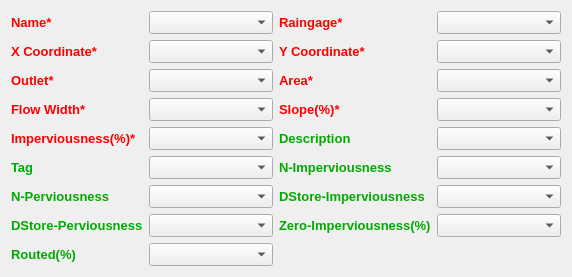
            <widget class="QWidget" name="scrollAreaWidgetContents_5">
             <property name="geometry">
              <rect>
               <x>0</x>
               <y>0</y>
               <width>572</width>
               <height>264</height>
              </rect>
             </property>
             <layout class="QGridLayout" name="gridLayout_6">
              <item row="1" column="2">
               <widget class="QLabel" name="label_36">
                <property name="font">
                 <font>
                  <pointsize>10</pointsize>
                  <weight>75</weight>
                  <bold>true</bold>
                 </font>
                </property>
                <property name="styleSheet">
                 <string notr="true">color:rgb(255, 0, 0)</string>
                </property>
                <property name="text">
                 <string>Raingage*</string>
                </property>
               </widget>
              </item>
              <item row="1" column="3">
               <widget class="QComboBox" name="comboSubCathmentRaingage">
                <property name="font">
                 <font>
                  <pointsize>10</pointsize>
                  <weight>50</weight>
                  <bold>false</bold>
                 </font>
                </property>
               </widget>
              </item>
              <item row="1" column="1">
               <widget class="QComboBox" name="comboSubCathmentName">
                <property name="font">
                 <font>
                  <pointsize>10</pointsize>
                  <weight>50</weight>
                  <bold>false</bold>
                 </font>
                </property>
               </widget>
              </item>
              <item row="7" column="2">
               <widget class="QLabel" name="label_48">
                <property name="font">
                 <font>
                  <pointsize>10</pointsize>
                  <weight>75</weight>
                  <bold>true</bold>
                 </font>
                </property>
                <property name="styleSheet">
                 <string notr="true">color:rgb(255, 0, 0)</string>
                </property>
                <property name="text">
                 <string>Slope(%)*</string>
                </property>
               </widget>
              </item>
              <item row="3" column="2">
               <widget class="QLabel" name="label_38">
                <property name="font">
                 <font>
                  <pointsize>10</pointsize>
                  <weight>75</weight>
                  <bold>true</bold>
                 </font>
                </property>
                <property name="styleSheet">
                 <string notr="true">color:rgb(255, 0, 0)</string>
                </property>
                <property name="text">
                 <string>Y Coordinate*</string>
                </property>
               </widget>
              </item>
              <item row="3" column="3">
               <widget class="QComboBox" name="comboSubCathmentY">
                <property name="font">
                 <font>
                  <pointsize>10</pointsize>
                  <weight>50</weight>
                  <bold>false</bold>
                 </font>
                </property>
               </widget>
              </item>
              <item row="10" column="3">
               <widget class="QComboBox" name="comboSubCathmentDescription">
                <property name="font">
                 <font>
                  <pointsize>10</pointsize>
                  <weight>50</weight>
                  <bold>false</bold>
                 </font>
                </property>
               </widget>
              </item>
              <item row="5" column="3">
               <widget class="QComboBox" name="comboSubCathmentArea">
                <property name="font">
                 <font>
                  <pointsize>10</pointsize>
                  <weight>50</weight>
                  <bold>false</bold>
                 </font>
                </property>
               </widget>
              </item>
              <item row="7" column="3">
               <widget class="QComboBox" name="comboSubCathmentSlope">
                <property name="font">
                 <font>
                  <pointsize>10</pointsize>
                  <weight>50</weight>
                  <bold>false</bold>
                 </font>
                </property>
               </widget>
              </item>
              <item row="10" column="2">
               <widget class="QLabel" name="label_49">
                <property name="font">
                 <font>
                  <pointsize>10</pointsize>
                  <weight>75</weight>
                  <bold>true</bold>
                 </font>
                </property>
                <property name="styleSheet">
                 <string notr="true">color:rgb(0, 170, 0)</string>
                </property>
                <property name="text">
                 <string>Description</string>
                </property>
               </widget>
              </item>
              <item row="5" column="0">
               <widget class="QLabel" name="label_51">
                <property name="font">
                 <font>
                  <pointsize>10</pointsize>
                  <weight>75</weight>
                  <bold>true</bold>
                 </font>
                </property>
                <property name="styleSheet">
                 <string notr="true">color:rgb(255, 0, 0)</string>
                </property>
                <property name="text">
                 <string>Outlet*</string>
                </property>
               </widget>
              </item>
              <item row="5" column="2">
               <widget class="QLabel" name="label_50">
                <property name="font">
                 <font>
                  <pointsize>10</pointsize>
                  <weight>75</weight>
                  <bold>true</bold>
                 </font>
                </property>
                <property name="styleSheet">
                 <string notr="true">color:rgb(255, 0, 0)</string>
                </property>
                <property name="text">
                 <string>Area*</string>
                </property>
               </widget>
              </item>
              <item row="3" column="0">
               <widget class="QLabel" name="label_52">
                <property name="font">
                 <font>
                  <pointsize>10</pointsize>
                  <weight>75</weight>
                  <bold>true</bold>
                 </font>
                </property>
                <property name="styleSheet">
                 <string notr="true">color:rgb(255, 0, 0)</string>
                </property>
                <property name="text">
                 <string>X Coordinate*</string>
                </property>
               </widget>
              </item>
              <item row="3" column="1">
               <widget class="QComboBox" name="comboSubCathmentX">
                <property name="font">
                 <font>
                  <pointsize>10</pointsize>
                  <weight>50</weight>
                  <bold>false</bold>
                 </font>
                </property>
               </widget>
              </item>
              <item row="7" column="1">
               <widget class="QComboBox" name="comboSubCathmentFlowWidth">
                <property name="font">
                 <font>
                  <pointsize>10</pointsize>
                  <weight>50</weight>
                  <bold>false</bold>
                 </font>
                </property>
               </widget>
              </item>
              <item row="5" column="1">
               <widget class="QComboBox" name="comboSubCathmentOutlet">
                <property name="font">
                 <font>
                  <pointsize>10</pointsize>
                  <weight>50</weight>
                  <bold>false</bold>
                 </font>
                </property>
               </widget>
              </item>
              <item row="7" column="0">
               <widget class="QLabel" name="label_53">
                <property name="font">
                 <font>
                  <pointsize>10</pointsize>
                  <weight>75</weight>
                  <bold>true</bold>
                 </font>
                </property>
                <property name="styleSheet">
                 <string notr="true">color:rgb(255, 0, 0)</string>
                </property>
                <property name="text">
                 <string>Flow Width*</string>
                </property>
               </widget>
              </item>
              <item row="10" column="0">
               <widget class="QLabel" name="label_54">
                <property name="font">
                 <font>
                  <pointsize>10</pointsize>
                  <weight>75</weight>
                  <bold>true</bold>
                 </font>
                </property>
                <property name="styleSheet">
                 <string notr="true">color:rgb(255, 0, 0)</string>
                </property>
                <property name="text">
                 <string>Imperviousness(%)*</string>
                </property>
               </widget>
              </item>
              <item row="1" column="0">
               <widget class="QLabel" name="label_55">
                <property name="font">
                 <font>
                  <pointsize>10</pointsize>
                  <weight>75</weight>
                  <bold>true</bold>
                 </font>
                </property>
                <property name="styleSheet">
                 <string notr="true">color:rgb(255, 0, 0)</string>
                </property>
                <property name="text">
                 <string>Name*</string>
                </property>
               </widget>
              </item>
              <item row="10" column="1">
               <widget class="QComboBox" name="comboSubCathmentImpervious">
                <property name="font">
                 <font>
                  <pointsize>10</pointsize>
                  <weight>50</weight>
                  <bold>false</bold>
                 </font>
                </property>
               </widget>
              </item>
              <item row="11" column="0">
               <widget class="QLabel" name="label_62">
                <property name="font">
                 <font>
                  <pointsize>10</pointsize>
                  <weight>75</weight>
                  <bold>true</bold>
                 </font>
                </property>
                <property name="styleSheet">
                 <string notr="true">color:rgb(0, 170, 0)</string>
                </property>
                <property name="text">
                 <string>Tag</string>
                </property>
               </widget>
              </item>
              <item row="11" column="1">
               <widget class="QComboBox" name="comboSubCathmentTag">
                <property name="font">
                 <font>
                  <pointsize>10</pointsize>
                  <weight>50</weight>
                  <bold>false</bold>
                 </font>
                </property>
               </widget>
              </item>
              <item row="11" column="2">
               <widget class="QLabel" name="label_57">
                <property name="font">
                 <font>
                  <pointsize>10</pointsize>
                  <weight>75</weight>
                  <bold>true</bold>
                 </font>
                </property>
                <property name="styleSheet">
                 <string notr="true">color:rgb(0, 170, 0)</string>
                </property>
                <property name="text">
                 <string>N-Imperviousness</string>
                </property>
               </widget>
              </item>
              <item row="11" column="3">
               <widget class="QComboBox" name="comboSubCathmentNImpervious">
                <property name="font">
                 <font>
                  <pointsize>10</pointsize>
                  <weight>50</weight>
                  <bold>false</bold>
                 </font>
                </property>
               </widget>
              </item>
              <item row="13" column="0">
               <widget class="QLabel" name="label_56">
                <property name="font">
                 <font>
                  <pointsize>10</pointsize>
                  <weight>75</weight>
                  <bold>true</bold>
                 </font>
                </property>
                <property name="styleSheet">
                 <string notr="true">color:rgb(0, 170, 0)</string>
                </property>
                <property name="text">
                 <string>N-Perviousness</string>
                </property>
               </widget>
              </item>
              <item row="13" column="1">
               <widget class="QComboBox" name="comboSubCathmentNPerviousness">
                <property name="font">
                 <font>
                  <pointsize>10</pointsize>
                  <weight>50</weight>
                  <bold>false</bold>
                 </font>
                </property>
               </widget>
              </item>
              <item row="13" column="2">
               <widget class="QLabel" name="label_59">
                <property name="font">
                 <font>
                  <pointsize>10</pointsize>
                  <weight>75</weight>
                  <bold>true</bold>
                 </font>
                </property>
                <property name="styleSheet">
                 <string notr="true">color:rgb(0, 170, 0)</string>
                </property>
                <property name="text">
                 <string>DStore-Imperviousness</string>
                </property>
               </widget>
              </item>
              <item row="13" column="3">
               <widget class="QComboBox" name="comboSubCathmentDStoreImpervious">
                <property name="font">
                 <font>
                  <pointsize>10</pointsize>
                  <weight>50</weight>
                  <bold>false</bold>
                 </font>
                </property>
               </widget>
              </item>
              <item row="14" column="0">
               <widget class="QLabel" name="label_58">
                <property name="font">
                 <font>
                  <pointsize>10</pointsize>
                  <weight>75</weight>
                  <bold>true</bold>
                 </font>
                </property>
                <property name="styleSheet">
                 <string notr="true">color:rgb(0, 170, 0)</string>
                </property>
                <property name="text">
                 <string>DStore-Perviousness</string>
                </property>
               </widget>
              </item>
              <item row="14" column="1">
               <widget class="QComboBox" name="comboSubCathmentDStorePerviousness">
                <property name="font">
                 <font>
                  <pointsize>10</pointsize>
                  <weight>50</weight>
                  <bold>false</bold>
                 </font>
                </property>
               </widget>
              </item>
              <item row="14" column="2">
               <widget class="QLabel" name="label_61">
                <property name="font">
                 <font>
                  <pointsize>10</pointsize>
                  <weight>75</weight>
                  <bold>true</bold>
                 </font>
                </property>
                <property name="styleSheet">
                 <string notr="true">color:rgb(0, 170, 0)</string>
                </property>
                <property name="text">
                 <string>Zero-Imperviousness(%)</string>
                </property>
               </widget>
              </item>
              <item row="14" column="3">
               <widget class="QComboBox" name="comboSubCathmentZeroImpervious">
                <property name="font">
                 <font>
                  <pointsize>10</pointsize>
                  <weight>50</weight>
                  <bold>false</bold>
                 </font>
                </property>
               </widget>
              </item>
              <item row="17" column="0">
               <widget class="QLabel" name="label_60">
                <property name="font">
                 <font>
                  <pointsize>10</pointsize>
                  <weight>75</weight>
                  <bold>true</bold>
                 </font>
                </property>
                <property name="styleSheet">
                 <string notr="true">color:rgb(0, 170, 0)</string>
                </property>
                <property name="text">
                 <string>Routed(%)</string>
                </property>
               </widget>
              </item>
              <item row="17" column="1">
               <widget class="QComboBox" name="comboSubCathmentRouted">
                <property name="font">
                 <font>
                  <pointsize>10</pointsize>
                  <weight>50</weight>
                  <bold>false</bold>
                 </font>
                </property>
               </widget>
              </item>
             </layout>
            </widget>
